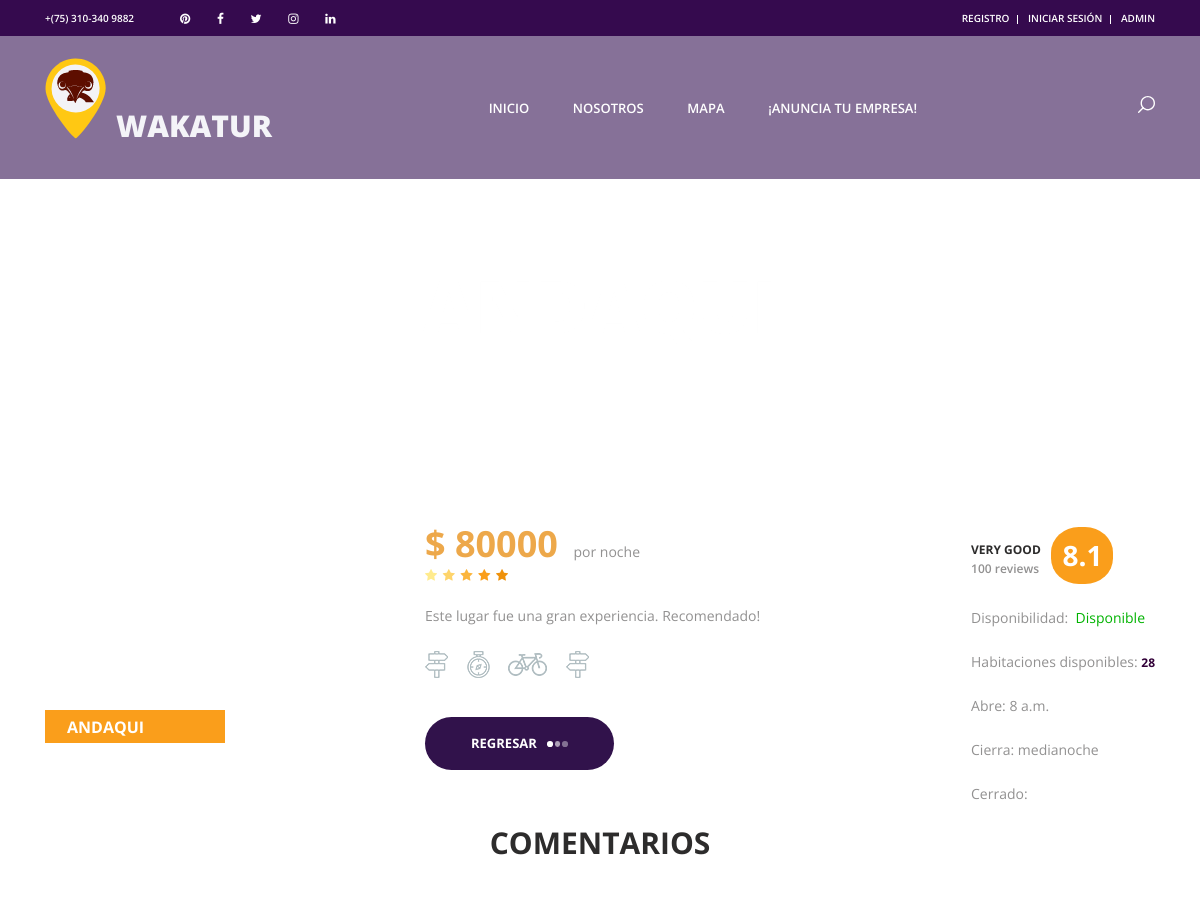
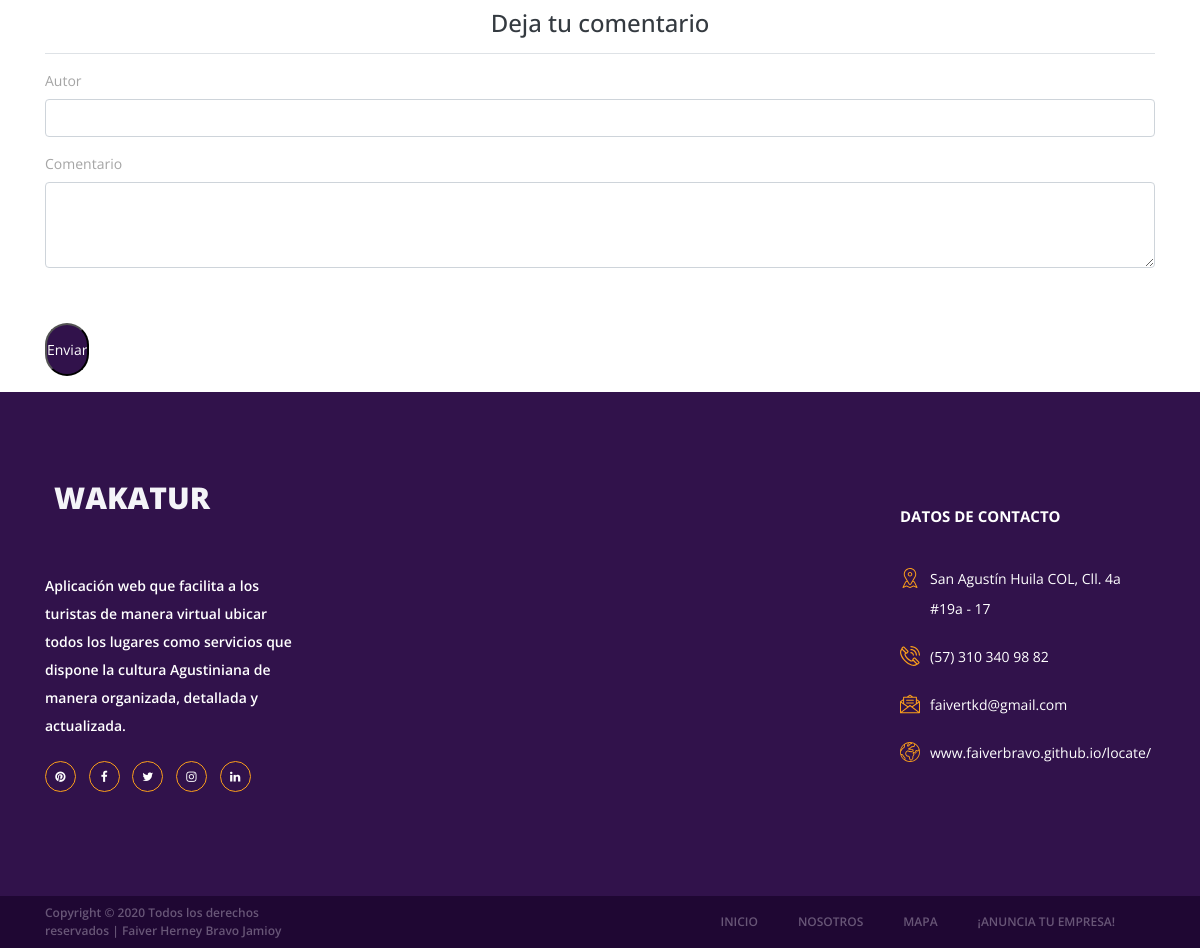
Page /alojamientos/alojamiento_detalle/1/ on the committed database (2 pictures, top to bottom).
### alojamientos/models.py (models this page shows, shortened)
class Alojamiento(models.Model):
    nombre = models.CharField(max_length=50)
    descripcion = models.CharField(max_length=150)
    imagen = models.ImageField(upload_to='alojamientos')
    precio = models.IntegerField(null=True, blank=True)
    categorias = models.ManyToManyField(Categoria)
    disponibilidad = models.BooleanField(default=True)
    habitaciones_disponibles = models.IntegerField(default=0)
    abrir = models.TimeField(null=True)
    cerrar = models.TimeField(null=True)
    created = models.DateTimeField(auto_now_add=True, verbose_name='fecha de creación')
    updated = models.DateTimeField(auto_now_add=True)
    class Meta:
        verbose_name = 'alojamiento'
        verbose_name_plural = 'alojamientos'

### alojamientos/views.py (the view)
# urls.py: path('alojamiento_detalle/<int:alojamiento_id>/', views.alojamiento_detalle, name="categoria")
def alojamiento_detalle(request, alojamiento_id):
    alojamiento=Alojamiento.objects.get(id= alojamiento_id)
    return render(request, "alojamientos/alojamiento_detalle.html", {
        "alojamiento": alojamiento,
    })

### alojamientos/templates/alojamientos/alojamiento_detalle.html (shortened to what this page needs)
{% extends "WakaTurApp/base2.html" %}
{% load static %}
{% block content %}
<div class="home">
    <div class="home_background parallax-window" data-parallax="scroll" data-image-src="{{alojamiento.imagen.url}}"></div>
    <div class="home_content">
        <div class="home_title">{{alojamiento.nombre}}</div>
    </div>
</div>
<div class="container">
    <div class="row">
        <div class="col-lg-12">
            <div class="offers_grid">
                <div class="offers_item rating_4">
                    <div class="row">
                        <div class="col-lg-3 col-1680-4">
                            <div class="offers_image_container">
                                <div class="offers_image_background" style="background-image:url('{{alojamiento.imagen.url}}')"></div>
                                <div class="offer_name"><a href="alojamiento_detalle/{{alojamiento.id}}">{{alojamiento.nombre}}</a></div>
                            </div>
                        </div>
                        <div class="col-lg-8">
                            <div class="offers_content">
                                <div class="offers_price">$ {{alojamiento.precio}}<span> por noche</span></div>
                                <div class="rating_r rating_r_5 offers_rating" data-rating="4">
                                    <i></i>
                                    <i></i>
                                    <i></i>
                                    <i></i>
                                    <i></i>
                                </div>
                                <p class="offers_text">{{alojamiento.descripcion}}</p>
                                <div class="offers_icons">
                                    <ul class="offers_icons_list">
                                        <li class="offers_icons_item"><img src="{% static 'images/iconos/post.png' %}" alt=""></li>
                                        <li class="offers_icons_item"><img src="{% static 'images/iconos/compass.png' %}" alt=""></li>
                                        <li class="offers_icons_item"><img src="{% static 'images/iconos/bicycle.png' %}" alt=""></li>
                                        <li class="offers_icons_item"><img src="{% static 'images/iconos/post.png' %}" alt=""></li>
                                    </ul>
                                </div>
                                <div class="button book_button"><a href="{% url 'Alojamientos' %}">Regresar<span></span><span></span><span></span></a></div>
                                <div class="offer_reviews">
                                    <div class="offer_reviews_content">
                                        <div class="offer_reviews_title">very good</div>
                                        <div class="offer_reviews_subtitle">100 reviews</div>
                                    </div>
                                    <div class="offer_reviews_rating text-center">8.1</div>
                                    <p class="offers_text">Disponibilidad: {% if alojamiento.disponibilidad %} <span style="color: #00b300;">Disponible</span>{% else %}Cerrado{% endif %}</p>
                                    <p class="offers_text">Habitaciones disponibles: <span class="offer_reviews_title" style="color: #320038;">{{ alojamiento.habitaciones_disponibles }}</span></p>
                                    <p class="offers_text">Abre: {{ alojamiento.abrir }}</p>
                                    <p class="offers_text">Cierra: {{ alojamiento.cerrar }}</p>
                                    <p class="offers_text">Cerrado: {{ alojamiento.dd }}</p>
                                </div>
                            </div>
                        </div>
                    </div>
                </div>
            </div>
        </div>
    </div>
</div>
<br>
<br>
<br>
<section class="categorias-container">
    <div class="container">
        <div class="row">
            <div class="col-lg-12">
                <div class="section_title_container text-center">
                    <h2 class="section_title">Comentarios</h2>
                </div>
            </div>
        </div>
    </div>
</section>
<div class="container mt-5">
    <div class="row">
        <div class="col-md-12">
            <h3 style="color: #343a40; text-align: center;">Deja tu comentario</h3>
            <hr style="border-top: 1px solid #dee2e6;">
        	<form method="POST">
                <div class="form-group">
                    <label for="autor">Autor</label>
                    <input type="text" class="form-control" id="autor" name="autor" required>
                </div>
                <div class="form-group">
                    <label for="descripcion">Comentario</label>
                    <textarea class="form-control" id="descripcion" name="descripcion" rows="3" required></textarea>
                </div>
				<button type="submit" class="button book_button" style="color: #ffffff;">Enviar</button>
            </form>
        </div>
    </div>
	<br>
	</div>
{% endblock %}

### WakaTurApp/static/styles/offers_responsive.css (style rules this page uses)
@media only screen and (max-width: 2340px) { .col-1680-4 { flex: 0 0 33.333333%; max-width: 33.333333%; } }

### rows in the picture
Alojamiento: nombre "ANDAQUI", precio "80000", descripcion "Este lugar fue una gran experiencia. Recomendado!", habitaciones_disponibles "28", abrir "8 a.m.", cerrar "medianoche"
